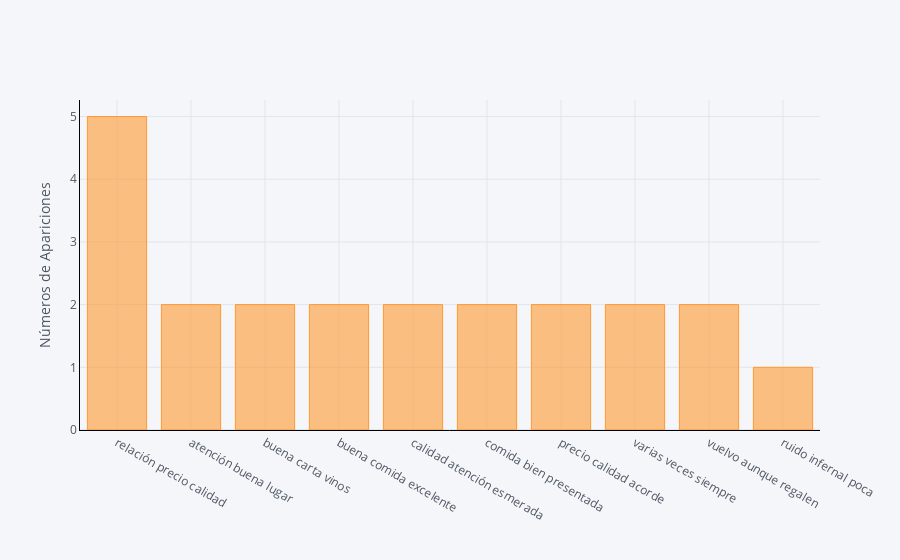

Notebook source saved alongside this figure:
### Markdown cell above
####  Analisis de Trigrama

### Code cell
def get_top_n_bigram(corpus, n=None):
    vec = CountVectorizer(ngram_range=(3, 3)).fit(corpus)
    bag_of_words = vec.transform(corpus)
    sum_words = bag_of_words.sum(axis=0) 
    words_freq = [(word, sum_words[0, idx]) for word, idx in vec.vocabulary_.items()]
    words_freq =sorted(words_freq, key = lambda x: x[1], reverse=True)
    return words_freq[:n]

common_words = get_top_n_bigram(datasetLimpio['token_text'], 10)
for word, freq in common_words:
    print(word, freq)
df3 = pd.DataFrame(common_words, columns = ['token_text' , 'count'])
df3.groupby('token_text').sum()['count'].sort_values(ascending=False).iplot(
    kind='bar', yTitle='Números de Apariciones', linecolor='black')

### Figure 1 — Plotly figure (JSON) as saved in the notebook; plotly's stock layout.template omitted (floating-point values rounded to 4 significant figures)
{"data": [{"marker": {"color": "rgba(255, 153, 51, 0.6)", "line": {"color": "rgba(255, 153, 51, 1.0)", "width": 1}}, "name": "count", "orientation": "v", "text": "", "type": "bar", "x": ["relación precio calidad", "atención buena lugar", "buena carta vinos", "buena comida excelente", "calidad atención esmerada", "comida bien presentada", "precio calidad acorde", "varias veces siempre", "vuelvo aunque regalen", "ruido infernal poca"], "y": [5, 2, 2, 2, 2, 2, 2, 2, 2, 1]}], "layout": {"legend": {"bgcolor": "#F5F6F9", "font": {"color": "#4D5663"}}, "paper_bgcolor": "#F5F6F9", "plot_bgcolor": "#F5F6F9", "title": {"font": {"color": "#4D5663"}}, "xaxis": {"gridcolor": "#E1E5ED", "linecolor": "black", "showgrid": true, "tickfont": {"color": "#4D5663"}, "title": {"font": {"color": "#4D5663"}, "text": ""}, "zerolinecolor": "#E1E5ED"}, "yaxis": {"gridcolor": "#E1E5ED", "linecolor": "black", "showgrid": true, "tickfont": {"color": "#4D5663"}, "title": {"font": {"color": "#4D5663"}, "text": "Números de Apariciones"}, "zerolinecolor": "#E1E5ED"}}}
